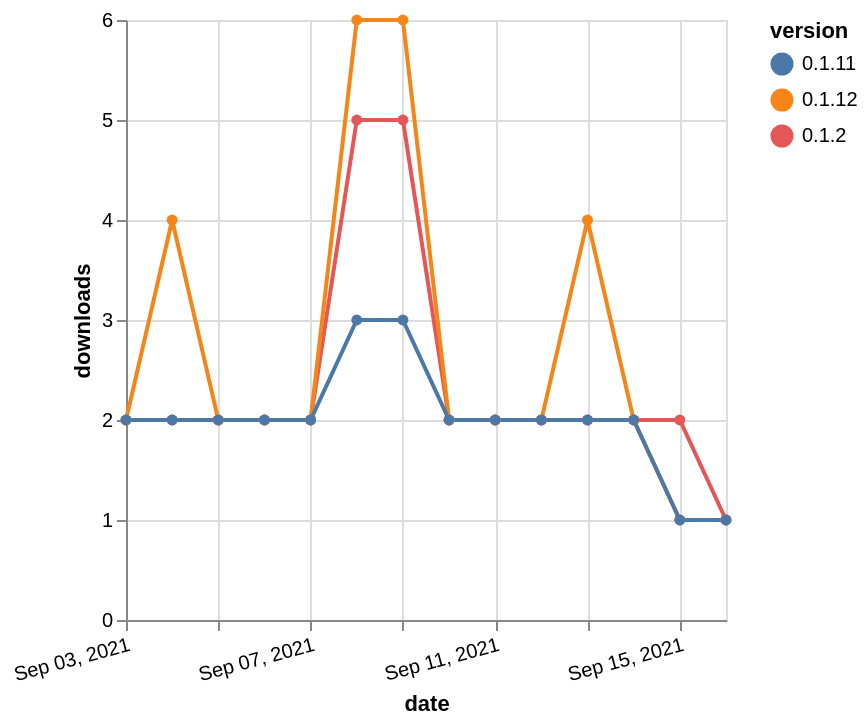

Specify this chart in Vega-Lite:
### Vega-Lite specification from a JSON file in a GitHub repository (floating-point values rounded to 4 significant figures)
{"$schema": "https://vega.github.io/schema/vega-lite/v5.json", "description": "A simple bar chart with embedded data.", "data": {"values": [{"date": "2021-09-03", "total": 2804, "delta": 2, "version": "0.1.2"}, {"date": "2021-09-04", "total": 2806, "delta": 2, "version": "0.1.2"}, {"date": "2021-09-05", "total": 2808, "delta": 2, "version": "0.1.2"}, {"date": "2021-09-06", "total": 2810, "delta": 2, "version": "0.1.2"}, {"date": "2021-09-07", "total": 2812, "delta": 2, "version": "0.1.2"}, {"date": "2021-09-08", "total": 2817, "delta": 5, "version": "0.1.2"}, {"date": "2021-09-09", "total": 2822, "delta": 5, "version": "0.1.2"}, {"date": "2021-09-10", "total": 2824, "delta": 2, "version": "0.1.2"}, {"date": "2021-09-11", "total": 2826, "delta": 2, "version": "0.1.2"}, {"date": "2021-09-12", "total": 2828, "delta": 2, "version": "0.1.2"}, {"date": "2021-09-13", "total": 2830, "delta": 2, "version": "0.1.2"}, {"date": "2021-09-14", "total": 2832, "delta": 2, "version": "0.1.2"}, {"date": "2021-09-15", "total": 2834, "delta": 2, "version": "0.1.2"}, {"date": "2021-09-16", "total": 2835, "delta": 1, "version": "0.1.2"}, {"date": "2021-09-03", "total": 2528, "delta": 2, "version": "0.1.12"}, {"date": "2021-09-04", "total": 2532, "delta": 4, "version": "0.1.12"}, {"date": "2021-09-05", "total": 2534, "delta": 2, "version": "0.1.12"}, {"date": "2021-09-06", "total": 2536, "delta": 2, "version": "0.1.12"}, {"date": "2021-09-07", "total": 2538, "delta": 2, "version": "0.1.12"}, {"date": "2021-09-08", "total": 2544, "delta": 6, "version": "0.1.12"}, {"date": "2021-09-09", "total": 2550, "delta": 6, "version": "0.1.12"}, {"date": "2021-09-10", "total": 2552, "delta": 2, "version": "0.1.12"}, {"date": "2021-09-11", "total": 2554, "delta": 2, "version": "0.1.12"}, {"date": "2021-09-12", "total": 2556, "delta": 2, "version": "0.1.12"}, {"date": "2021-09-13", "total": 2560, "delta": 4, "version": "0.1.12"}, {"date": "2021-09-14", "total": 2562, "delta": 2, "version": "0.1.12"}, {"date": "2021-09-15", "total": 2563, "delta": 1, "version": "0.1.12"}, {"date": "2021-09-16", "total": 2564, "delta": 1, "version": "0.1.12"}, {"date": "2021-09-03", "total": 2239, "delta": 2, "version": "0.1.11"}, {"date": "2021-09-04", "total": 2241, "delta": 2, "version": "0.1.11"}, {"date": "2021-09-05", "total": 2243, "delta": 2, "version": "0.1.11"}, {"date": "2021-09-06", "total": 2245, "delta": 2, "version": "0.1.11"}, {"date": "2021-09-07", "total": 2247, "delta": 2, "version": "0.1.11"}, {"date": "2021-09-08", "total": 2250, "delta": 3, "version": "0.1.11"}, {"date": "2021-09-09", "total": 2253, "delta": 3, "version": "0.1.11"}, {"date": "2021-09-10", "total": 2255, "delta": 2, "version": "0.1.11"}, {"date": "2021-09-11", "total": 2257, "delta": 2, "version": "0.1.11"}, {"date": "2021-09-12", "total": 2259, "delta": 2, "version": "0.1.11"}, {"date": "2021-09-13", "total": 2261, "delta": 2, "version": "0.1.11"}, {"date": "2021-09-14", "total": 2263, "delta": 2, "version": "0.1.11"}, {"date": "2021-09-15", "total": 2264, "delta": 1, "version": "0.1.11"}, {"date": "2021-09-16", "total": 2265, "delta": 1, "version": "0.1.11"}]}, "width": "container", "mark": {"type": "line", "point": {"filled": true}}, "encoding": {"x": {"field": "date", "type": "temporal", "timeUnit": "yearmonthdate", "title": "date", "axis": {"labelAngle": -15}}, "y": {"field": "delta", "type": "quantitative", "title": "downloads"}, "color": {"field": "version", "type": "nominal"}, "tooltip": {"field": "delta"}}}
